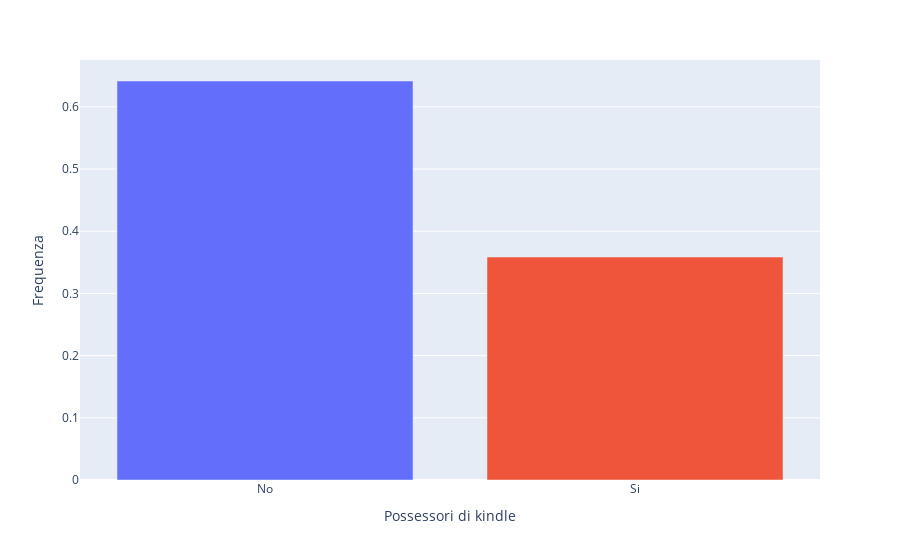

Notebook code cell kept with this figure:
### Code cell
# Kindle

df_kindle = get_freq(df, 'kindle')

# Relative freq
df_kindle = to_relative_freq(df_kindle)

bar_kindle = px.bar(df_kindle, x='kindle', y='f', color='kindle', labels={'kindle': 'Possessori di kindle', 'f': 'Frequenza'})

bar_kindle.update_layout(
    showlegend=False
)

bar_kindle.show()

save_plot(bar_kindle, 'bar_kindle')

### Figure 1 — Plotly figure (JSON) as saved in the notebook; plotly's stock layout.template omitted (floating-point values rounded to 4 significant figures)
{"data": [{"alignmentgroup": "True", "hovertemplate": "Possessori di kindle=%{x}<br>Frequenza=%{y}<extra></extra>", "legendgroup": "No", "marker": {"color": "#636efa"}, "name": "No", "offsetgroup": "No", "orientation": "v", "showlegend": true, "textposition": "auto", "type": "bar", "x": ["No"], "xaxis": "x", "y": [0.6415], "yaxis": "y"}, {"alignmentgroup": "True", "hovertemplate": "Possessori di kindle=%{x}<br>Frequenza=%{y}<extra></extra>", "legendgroup": "Si", "marker": {"color": "#EF553B"}, "name": "Si", "offsetgroup": "Si", "orientation": "v", "showlegend": true, "textposition": "auto", "type": "bar", "x": ["Si"], "xaxis": "x", "y": [0.3585], "yaxis": "y"}], "layout": {"barmode": "relative", "legend": {"title": {"text": "Possessori di kindle"}, "tracegroupgap": 0}, "margin": {"t": 60}, "showlegend": false, "xaxis": {"anchor": "y", "categoryarray": ["No", "Si"], "categoryorder": "array", "domain": [0, 1], "title": {"text": "Possessori di kindle"}}, "yaxis": {"anchor": "x", "domain": [0, 1], "title": {"text": "Frequenza"}}}}
